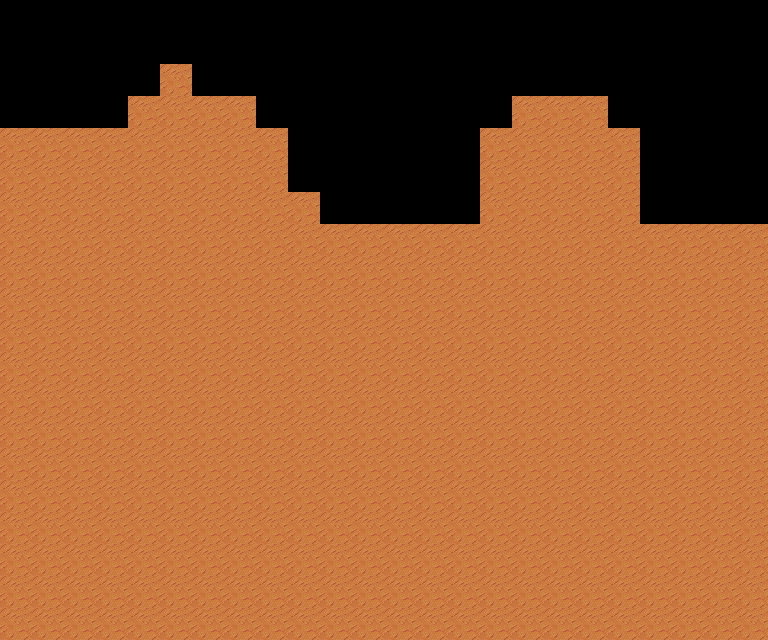

A 2D game scene composited from a Tiled map and its tileset images. What follows is a short description and the map's XML, with every tile layer's data as written:
An orthogonal 24x20 tile map with 32x32 px tiles, 1 tile layer (Tile Layer 1).

<map version="1.0" tiledversion="1.1.6" orientation="orthogonal" renderorder="right-down" width="24" height="20" tilewidth="32" tileheight="32" infinite="0" nextobjectid="1">
 <tileset firstgid="1" name="ground_tiles" tilewidth="32" tileheight="32" tilecount="144" columns="12">
  <image source="../earth_tileset.png" width="384" height="384" />
 </tileset>
 <layer name="Tile Layer 1" width="24" height="20">
  <data encoding="csv">
0,0,0,0,0,0,0,0,0,0,0,0,0,0,0,0,0,0,0,0,0,0,0,0,
0,0,0,0,0,0,0,0,0,0,0,0,0,0,0,0,0,0,0,0,0,0,0,0,
0,0,0,0,0,44,0,0,0,0,0,0,0,0,0,0,0,0,0,0,0,0,0,0,
0,0,0,0,44,44,44,44,0,0,0,0,0,0,0,0,44,44,44,0,0,0,0,0,
44,44,44,44,44,44,44,44,44,0,0,0,0,0,0,44,44,44,44,44,0,0,0,0,
44,44,44,44,44,44,44,44,44,0,0,0,0,0,0,44,44,44,44,44,0,0,0,0,
44,44,44,44,44,44,44,44,44,44,0,0,0,0,0,44,44,44,44,44,0,0,0,0,
44,44,44,44,44,44,44,44,44,44,44,44,44,44,44,44,44,44,44,44,44,44,44,44,
44,44,44,44,44,44,44,44,44,44,44,44,44,44,44,44,44,44,44,44,44,44,44,44,
44,44,44,44,44,44,44,44,44,44,44,44,44,44,44,44,44,44,44,44,44,44,44,44,
44,44,44,44,44,44,44,44,44,44,44,44,44,44,44,44,44,44,44,44,44,44,44,44,
44,44,44,44,44,44,44,44,44,44,44,44,44,44,44,44,44,44,44,44,44,44,44,44,
44,44,44,44,44,44,44,44,44,44,44,44,44,44,44,44,44,44,44,44,44,44,44,44,
44,44,44,44,44,44,44,44,44,44,44,44,44,44,44,44,44,44,44,44,44,44,44,44,
44,44,44,44,44,44,44,44,44,44,44,44,44,44,44,44,44,44,44,44,44,44,44,44,
44,44,44,44,44,44,44,44,44,44,44,44,44,44,44,44,44,44,44,44,44,44,44,44,
44,44,44,44,44,44,44,44,44,44,44,44,44,44,44,44,44,44,44,44,44,44,44,44,
44,44,44,44,44,44,44,44,44,44,44,44,44,44,44,44,44,44,44,44,44,44,44,44,
44,44,44,44,44,44,44,44,44,44,44,44,44,44,44,44,44,44,44,44,44,44,44,44,
44,44,44,44,44,44,44,44,44,44,44,44,44,44,44,44,44,44,44,44,44,44,44,44
</data>
 </layer>
</map>